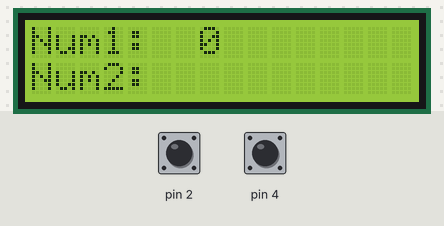
This sketch was run on a simulated Arduino Uno, built with avr-gcc and run on an emulated ATmega328P. On the bench: 16×2 character LCD. Inputs (shaded band) come from the test bench; at power-on: pin 4 HIGH, pin 2 HIGH. What the sketch prints to the serial monitor is not drawn.

Above: at 1.2 s.
1.3 s: pin 4 pulled LOW for 1 s
At 3.8 s:
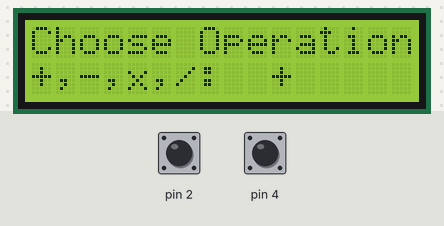
4.2 s: pin 2 pulled LOW for 3.2 s
At 6.7 s:
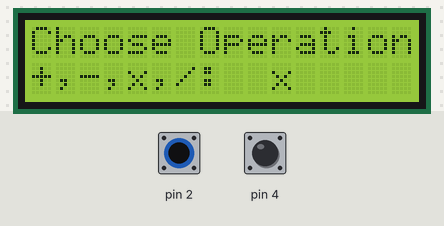
9.2 s: pin 4 pulled LOW for 3.2 s
At 11.3 s:
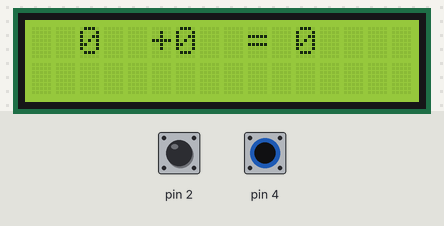
15.4 s: pin 2 pulled LOW for 0.35 s
At 16.3 s:
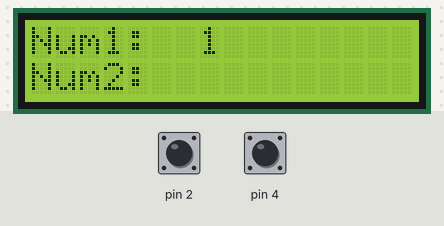
17.3 s: pin 2 driven LOW and pin 4 driven LOW
At 19.6 s:
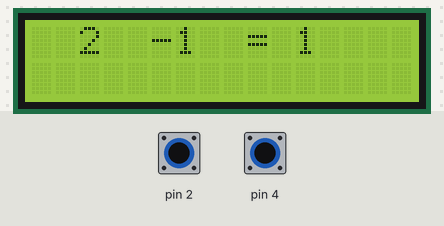
Timing chart, 0 to 21.1 s (numbered marks = the images above; inputs shaded):
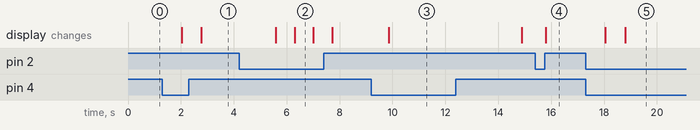

Measured:
- after the input at 1.3 s, the display: first changes after 0.73 s (image 1 shows a later state)
- after the input at 4.2 s, the display: first changes after 1.4 s (image 2 shows a later state)
- after the input at 9.2 s, the display: changes after 0.66 s (image 3)
- after the input at 15.4 s, the display: changes after 0.40 s (image 4)
- after the input at 17.3 s, the display: first changes after 0.75 s (image 5 shows a later state)
- what the display in image 2 shows lasts 0.7 s, from 6.3 s to 7.0 s

The sketch:

calculator.ino
```cpp
#include <LiquidCrystal_I2C.h>
#include <wire.h>
#include <CapacitiveSensor.h>
CapacitiveSensor numberButton=CapacitiveSensor(3,2);
CapacitiveSensor entryButton=CapacitiveSensor(5,4);

int numState;
int enterState;
int choosenNum1;
int choosenNum2;
char choosenOperation;
int result;
LiquidCrystal_I2C lcd(0x27, 16, 2);

void setup()
{
  lcd.init();
  lcd.backlight();
  lcd.setCursor(0, 0);
  Serial.begin(9600);
}
int num1State()
{
  choosenNum1=0;
  while (1)
  {
    numState=numberButton.capacitiveSensor(30);
    enterState=entryButton.capacitiveSensor(30);
    lcd.setCursor(7,0);
    lcd.print(choosenNum1);
    if(numState>400)
    {
      choosenNum1+=1;
      Serial.println(choosenNum1);
    }
    if(enterState>400)
    {
      Serial.println("Enter button is pressed");
      delay(700);
      break;
    }
    delay(300);

  }
}

int num2State()
{
  choosenNum2=0;
  while(1)
  {

    numState=numberButton.capacitiveSensor(30);
    enterState=entryButton.capacitiveSensor(30);
    lcd.setCursor(7,1);
    lcd.print(choosenNum2);
    if(numState>400)
    {
      choosenNum2+=1;
      Serial.println(choosenNum2);
    }
    if(enterState>400)
    {
      Serial.println("Enter button is pressed");
      delay(700);
      break;
    }
    delay(300);

  }

}
int initializingResult()
{

  if(choosenOperation=='+')
  {
    result=choosenNum1+choosenNum2;
  }
  else if(choosenOperation=='-')
  {
    result=choosenNum1-choosenNum2;
  }
  else if(choosenOperation=='x')
  {
    result=choosenNum1*choosenNum2;
  }
  else if(choosenOperation=='/')
  {
    result=choosenNum1/choosenNum2;
  }


}
int operationFunc()
{
  lcd.clear();
  char operations[]={'+','-','x','/'};
  lcd.setCursor(0,0);
  lcd.print("Choose Operation");
  lcd.setCursor(0,1);
  lcd.print("+,-,x,/: ");

  int count=0;
  while(1)
  {
    numState=numberButton.capacitiveSensor(30);
    enterState=entryButton.capacitiveSensor(30);

    lcd.setCursor(10,1);
    lcd.print(operations[count]);
    if(numState>400)
    {
      count+=1;
      Serial.println("Num button is pressed");
      if(count>3)
      {
        count=0;
      }
    }
    if(enterState>400)
    {
      lcd.clear();
      choosenOperation=operations[count];
      lcd.setCursor(2,0);
      lcd.print(choosenNum1);
      lcd.setCursor(5,0);
      lcd.print(choosenOperation);
      lcd.setCursor(6,0);
      lcd.print(choosenNum2);
      lcd.setCursor(9,0);
      lcd.print("=");
      lcd.setCursor(11,0);
      initializingResult();
      lcd.print(result);
      Serial.print(choosenNum1);
      Serial.print(choosenOperation);
      Serial.print(choosenNum2);
      Serial.print("=");
      Serial.print(result+"\n");
      break;

    }
    delay(700);

  }

}

void loop()
{
    lcd.clear();
    lcd.setCursor(0,0);
    lcd.print("Num1: ");
    lcd.setCursor(0,1);
    lcd.print("Num2: ");
    num1State();
    num2State();
    operationFunc();
    delay(5000);

}
```
